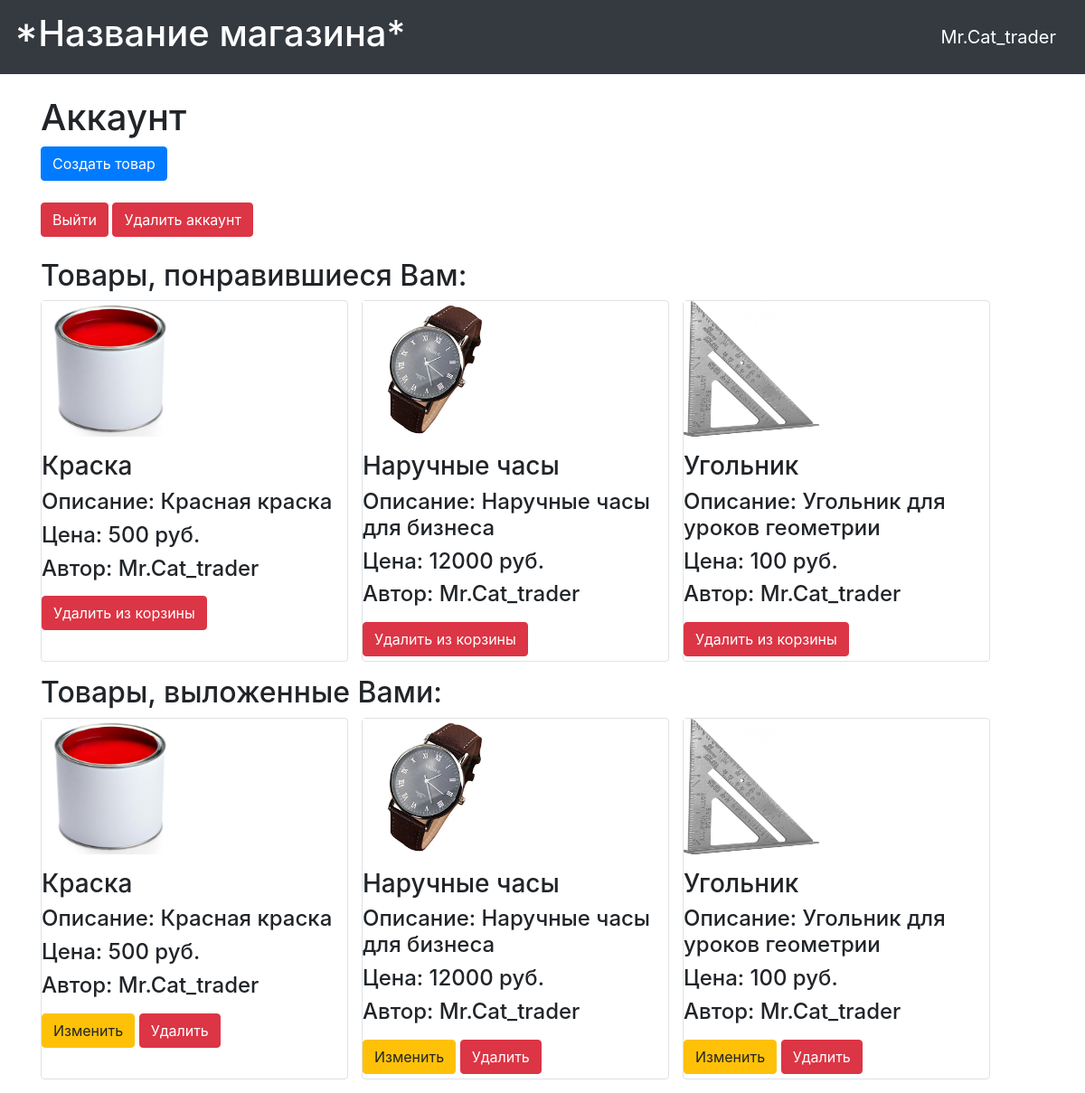
The app's page /account (signed in) with its own data.
### data/users.py (models this page shows, shortened)
class User(SqlAlchemyBase, UserMixin):
    __tablename__ = 'users'
    products = orm.relationship("Products", back_populates='user')
    id = sqlalchemy.Column(sqlalchemy.Integer,
                           primary_key=True, autoincrement=True)
    name = sqlalchemy.Column(sqlalchemy.String, nullable=True)
    email = sqlalchemy.Column(sqlalchemy.String,
                              index=True, unique=True, nullable=True)
    hashed_password = sqlalchemy.Column(sqlalchemy.String, nullable=True)
    role = sqlalchemy.Column(sqlalchemy.String)
    created_date = sqlalchemy.Column(sqlalchemy.DateTime,
                                     default=datetime.datetime.now)
    fav = sqlalchemy.Column(sqlalchemy.String)

### data/products.py (models this page shows)
class Products(SqlAlchemyBase):
    __tablename__ = 'products'
    id = sqlalchemy.Column(sqlalchemy.Integer,
                           primary_key=True, autoincrement=True)
    title = sqlalchemy.Column(sqlalchemy.String, nullable=True)
    content = sqlalchemy.Column(sqlalchemy.String, nullable=True)
    created_date = sqlalchemy.Column(sqlalchemy.DateTime,
                                     default=datetime.datetime.now)
    photo = sqlalchemy.Column(sqlalchemy.String)
    price = sqlalchemy.Column(sqlalchemy.Integer)
    user_id = sqlalchemy.Column(sqlalchemy.Integer,
                                sqlalchemy.ForeignKey("users.id"))
    user = orm.relationship('User')

### main.py (the view)
@app.route("/account")
@login_required
def account():
    db_sess = db_session.create_session()
    products = db_sess.query(Products)
    if current_user.fav != '':
        list_of_fav = current_user.fav.split(';')
        fav = []
        for i in list_of_fav:
            fav.append(int(i))
    else:
        fav = []
    return render_template("account.html", products=products, fav=fav)

### data/db_session.py (called while the page is built)
def create_session() -> Session:
    global __factory
    return __factory()

### main.py (called while the page is built)
@login_manager.user_loader
def load_user(user_id):
    db_sess = db_session.create_session()
    return db_sess.query(User).get(user_id)

### templates/account.html (shortened to what this page needs)
{% extends "base.html" %}
{% block content %}
<br>
<h1>Аккаунт</h1>
{% if current_user.is_authenticated and current_user.role == "Продавец" %}
<a class="btn btn-primary" href="/products">Создать товар</a>
<br><br/>
{% endif %}
<a class="btn btn-danger" href="/logout">Выйти</a>
<a class="btn btn-danger" href="/delete_account/{{ current_user.id }}">Удалить аккаунт</a>
<br><br/>
<h2>Товары, понравившиеся Вам:</h2>
{% if fav != [] %}
{% for item in products%}
{% for i in fav %}
{% if item.id == i %}
<div class="col-md6 border rounded">
    <img src="/static/{{item.photo}}" width=150 height=150 align="bottom" alt="Что-то пошло не так">
    <p>
    <h3>{{item.title}}</h3>
    <h4>Описание: {{item.content}}</h4>
    <h4>Цена: {{item.price}} руб.</h4>
    <h4>Автор: {{item.user.name}}</h4>
    </p>
    <a href="/delete_fav/{{ item.id }}" class="btn btn-danger">
        Удалить из корзины
    </a>
</div>
{% endif %}
{% endfor %}
{% endfor %}
{% else %}
<br>
<h3>Здесь ещё ничего нет</h3>
<br>
{% endif %}
{% if current_user.is_authenticated and current_user.role == "Продавец" %}
<h2> Товары, выложенные Вами:</h2>
{% for item in products%}
{% if current_user == item.user %}
<div class="col-md6 border rounded">
    <img src="/static/{{item.photo}}" width=150 height=150 align="bottom" alt="Что-то пошло не так">
    <p>
    <h3>{{item.title}}</h3>
    <h4>Описание: {{item.content}}</h4>
    <h4>Цена: {{item.price}} руб.</h4>
    <h4>Автор: {{item.user.name}}</h4>
    </p>
    <p><a href="/products/{{ item.id }}" class="btn btn-warning">
        Изменить
    </a>
    <a href="/products_delete/{{ item.id }}" class="btn btn-danger">
        Удалить
    </a></p>
</div>
{% endif %}
{% endfor %}
{% endif %}
{% endblock %}

### templates/base.html (shortened to what this page needs)
<!doctype html>
<html lang="en">
<head>
    <link rel="stylesheet"
          href="https://stackpath.bootstrapcdn.com/bootstrap/4.4.1/css/bootstrap.min.css"
>
</head>
<body>
<header>
    <nav class="navbar navbar-dark bg-dark">
        <a class="navbar-brand" href="#"><h1>*Название магазина*</h1></a>
        {% if current_user.is_authenticated %}
            <a class="navbar-brand" href="/account">{{ current_user.name }}</a>
        {% else %}
            <p>
            <a class="btn btn-primary " href="/register">Зарегистрироваться</a>
            <a class="btn btn-success" href="/login">Войти</a>
            </p>
        {% endif %}
    </nav>
</header>
<main role="main" class="container">
    {% block content %}{% endblock %}
</main>
</body>
</html>

### templates/account.html (style rules this page uses)
div { float: left; line-width: 1500px; width: 340px; height: 400px; margin-right: 15px; margin-bottom: 15px; }

### records on screen
User: name "Mr.Cat_trader"
Products: photo (picture), title "Краска", content "Красная краска", price "500", user.name "Mr.Cat_trader", title "Краска", content "Красная краска", price "500", user.name "Mr.Cat_trader"
Products: photo (picture), title "Наручные часы", content "Наручные часы для бизнеса", price "12000", user.name "Mr.Cat_trader", title "Наручные часы", content "Наручные часы для бизнеса", price "12000", user.name "Mr.Cat_trader"
Products: photo (picture), title "Угольник", content "Угольник для уроков геометрии", price "100", user.name "Mr.Cat_trader", title "Угольник", content "Угольник для уроков геометрии", price "100", user.name "Mr.Cat_trader"
